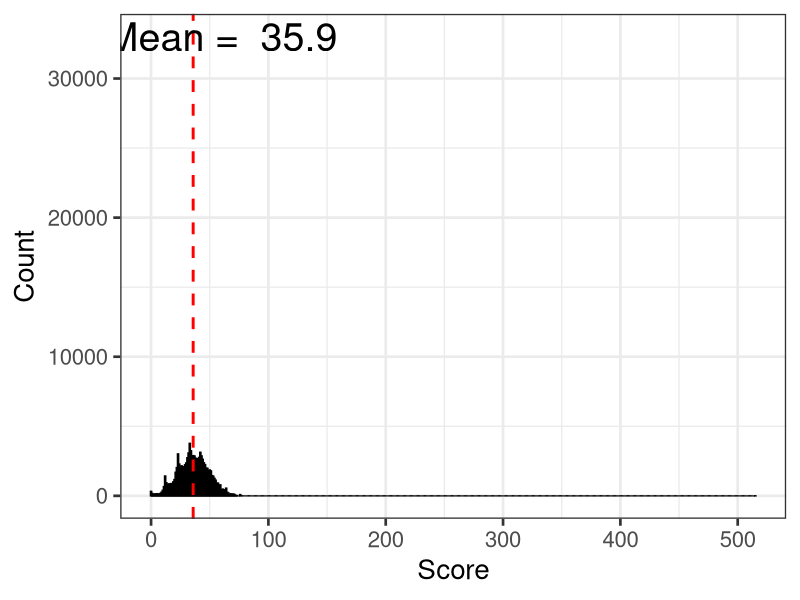

Generate this figure with R:
## ---- chunk 1
library(ggplot2)
theme_set(theme_bw(base_size = 20))
#setwd("Projects/shut_the_box")
a <- read.csv("box_scores.csv", header = FALSE)

p <- ggplot(a, aes(x=V1)) + geom_histogram(color="black", fill="white", binwidth = 1) + 
    xlab("Score") + ylab("Count") +
    geom_vline(aes(xintercept=mean(V1)), color="red", linetype="dashed", size=1) +
    annotate("Text", x = 60, y = 33000, label = paste("Mean = ", round(mean(a$V1), 1)), size = 10)

## ---- chunk 2
print(p)
## ---- chunk 3
library(dplyr); library(knitr); library(data.table); library(scales)
Percent <- sort(summary(as.factor(a$V1)), decreasing = TRUE)
df <- as.data.frame(Percent)
setDT(df, keep.rownames=TRUE)
df$percent <- transmute(df, Percent = percent(Percent / sum(Percent)))
x <- percent((df[rn %in% c(1:12),][, sum(Percent)]) / df[,sum(Percent)])
df <- df[, .(rn, percent)]
colnames(df) <- c("Score", "Percent")
## ---- chunk 4
kable(df)
